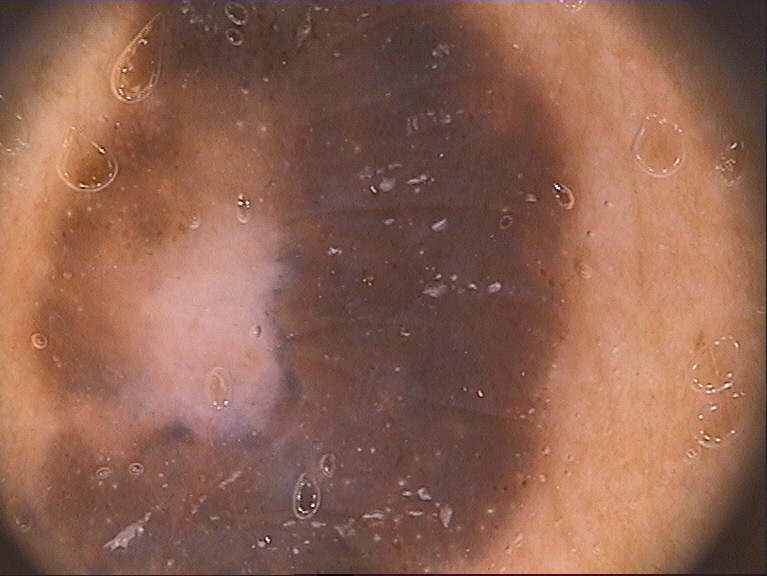
#> input picture Images/Dataset/train/Melanoma/IMD058.bmp, 767 x 576 px, found by its file name; its folder holds only this picture in this run
$ python LaBDataAumentation.py
#> lines starting #> are read from the running program, lines starting #| are printed output that depends on the picture
import numpy as np
import matplotlib.pyplot as plt
from sklearn.cluster import KMeans
from PIL import Image, ImageEnhance
import os, random, cv2
import matplotlib.pyplot as plt


#imagen = Image.open('./Data/train/images/IMD002.png')

# Ajustar el contraste (cambiar el factor según sea necesario)
factor_contraste = 1.5
#Contraste con PILL
def contrasteImg(img, contrasteFact):
    ajustador_contraste = ImageEnhance.Contrast(img)
    imagen_contrastada = ajustador_contraste.enhance(contrasteFact)
    return imagen_contrastada

def ruido(imagenMain, porcentaje):

    numPixeles=imagenMain.size[0]*imagenMain.size[1]
    img_res = imagenMain
    pixels=(numPixeles*porcentaje)//800
    if imagenMain.mode=='RGB':
        dato_minimo=(0, 0, 0)
        dato_maximo=(255, 255, 255)

    elif imagenMain.mode=='L':
        dato_minimo=0
        dato_maximo=255

    #pixeles blancos
    for x in range(pixels):

        coordenada_x=random.randrange(2, img_res.width-2)
        coordenada_y=random.randrange(2, img_res.height-2)

        img_res.putpixel((coordenada_x, coordenada_y), dato_maximo)
        img_res.putpixel((coordenada_x+1, coordenada_y), dato_maximo)
        img_res.putpixel((coordenada_x, coordenada_y+1), dato_maximo)
        img_res.putpixel((coordenada_x+1, coordenada_y+1), dato_maximo)

    #pixeles negros
    for x in range(pixels):

        coordenada_x=random.randrange(2, img_res.width-2)
        coordenada_y=random.randrange(2, img_res.height-2)

        img_res.putpixel((coordenada_x, coordenada_y), dato_minimo)
        img_res.putpixel((coordenada_x+1, coordenada_y), dato_minimo)
        img_res.putpixel((coordenada_x, coordenada_y+1), dato_minimo)
        img_res.putpixel((coordenada_x+1, coordenada_y+1), dato_minimo)
    return img_res

def dataAumentation(imagen,path,file):
    global contImag, carpeta

    aux = imagen.copy()
    plusAumentation = 1.0
    for i in range(4):
        contImag+=1
        plusAumentation+=0.5
        img2 = contrasteImg(imagen,plusAumentation)
        img2.save(path+carpeta+file[:len(file)-4]+"_"+str(contImag)+file[6:])
    for i in range(4):
        contImag+=1
        img2=ruido(imagen,i+1)
        img2.save(path+carpeta+file[:len(file)-4]+"_"+str(contImag)+file[6:])

    cv_image = np.array(aux)
    cv_image = cv_image[:,:,::-1].copy()
    #cv2.imshow("Blur",cv_image)
    for i in range(9):
        cv_image=cv2.blur(cv_image,(3,3))
        if i%2==1:
            contImag+=1
            #cv2.imshow(f"Iteracion: {i+1}",cv_image)
            cv2.imwrite(path+carpeta+file[:len(file)-4]+"_"+str(contImag)+file[6:],cv_image)

images=[]
pathIn = "C:/Users/Brandon Bravo/Desktop/RedNeuronalMelanoma/YoloClass/DataV2/Classify/train/Melanoma/"
pathOut = "C:/Users/Brandon Bravo/Desktop/RedNeuronalMelanoma/Autoencoders/PH2CNN/Melanoma/"
pathAux = "C:/Users/Brandon Bravo/Desktop/RedNeuronalMelanoma/Autoencoders/PH2CNN/"
carpeta="Melanoma/"
tam=len(os.listdir(pathIn))
contImage = 0
for img in os.listdir(pathIn): #Ruta del proyecto: ./Images/Dataset/train/Melanoma/
    contImage+=1
    print(str(int(contImage*(100/tam)))+"%")
    if img.endswith('.bmp'):

        contImag=0
        imagen = Image.open(pathIn+img)
#> imagen is the input picture: PIL image 767x576 RGB; mean R, G, B 142.8, 99.2, 81.5
        cv_file = cv2.imread(pathIn+img)
        inv1 = cv2.flip(cv_file,0)
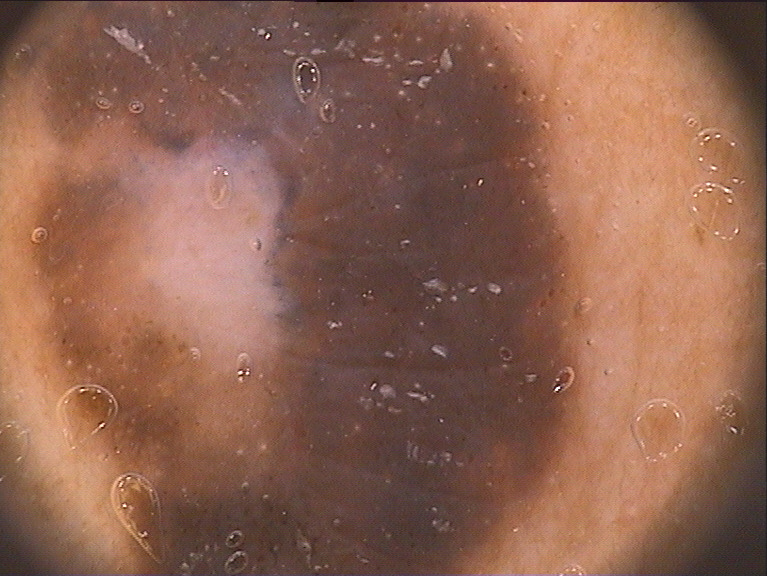
#> inv1: shape (576, 767, 3); mean B, G, R 81.5, 99.2, 142.8
        inv1 = cv2.cvtColor(inv1,cv2.COLOR_BGR2RGB)
        inv2 = cv2.flip(cv_file,1)
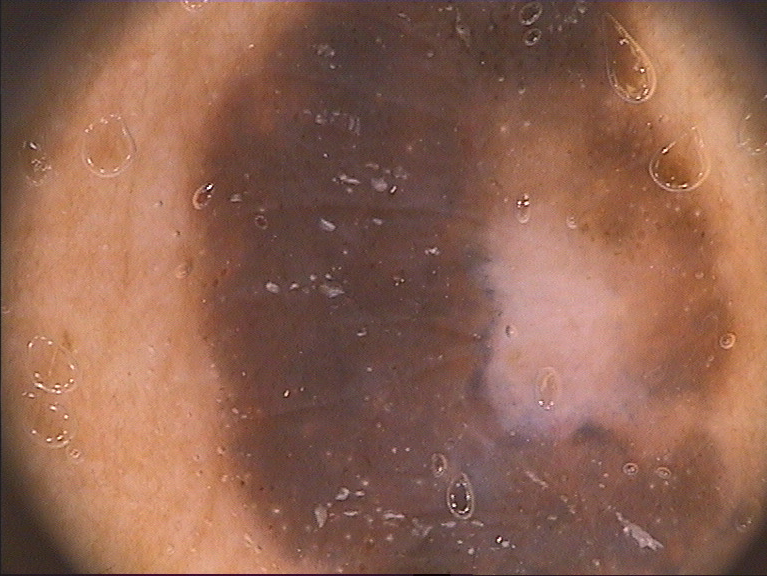
#> inv2: shape (576, 767, 3); mean B, G, R 81.5, 99.2, 142.8
        inv2 = cv2.cvtColor(inv2,cv2.COLOR_BGR2RGB)
        inv3 = cv2.flip(cv_file,-1)
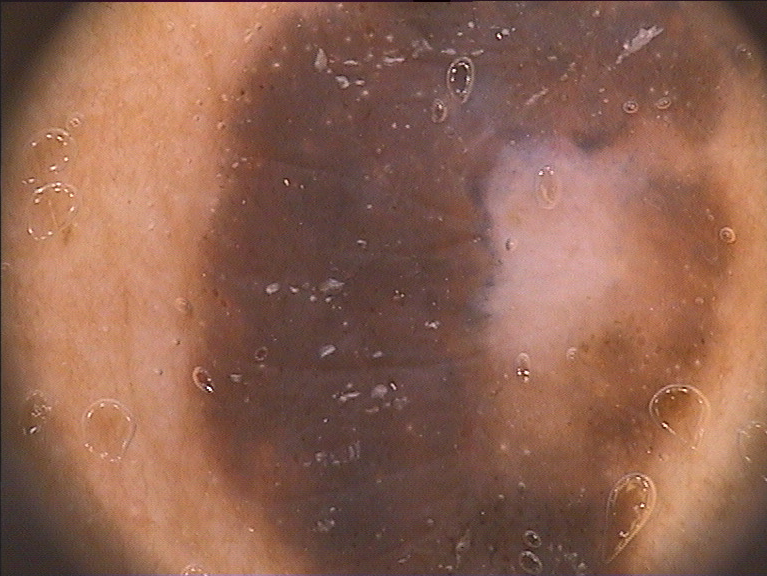
#> inv3: shape (576, 767, 3); mean B, G, R 81.5, 99.2, 142.8
        inv3 = cv2.cvtColor(inv3,cv2.COLOR_BGR2RGB)
        inv1 = Image.fromarray(inv1)
        inv2 = Image.fromarray(inv2)
        inv3 = Image.fromarray(inv3)
        images.append(imagen)
        images.append(imagen.transpose(Image.ROTATE_270))
        images.append(imagen.transpose(Image.ROTATE_90))
        images.append(inv1)
        images.append(inv2)
        images.append(inv3)
        #imagen.save("C:/Users/brandon.bravo-ext/OneDrive - Eutelsat SA/Desktop/ESCOM/NewAumentation/"+img) #Ruta de guardado en el proyecto: ./Images/Dataset/train/MelanomaAumentation/

        for i in images:
            i.save(pathOut+img[:len(img)-4]+"_"+str(contImag)+img[6:])
            dataAumentation(i,pathAux,img)
            contImag+=1
#> this loop made 6 passes
#> contImag on passes 1 to 6: 13, 26, 39, 52, 65, 78
#> pass 1, in contrasteImg, `imagen_contrastada = ajustador_contraste.enhance(contrasteFact)`:
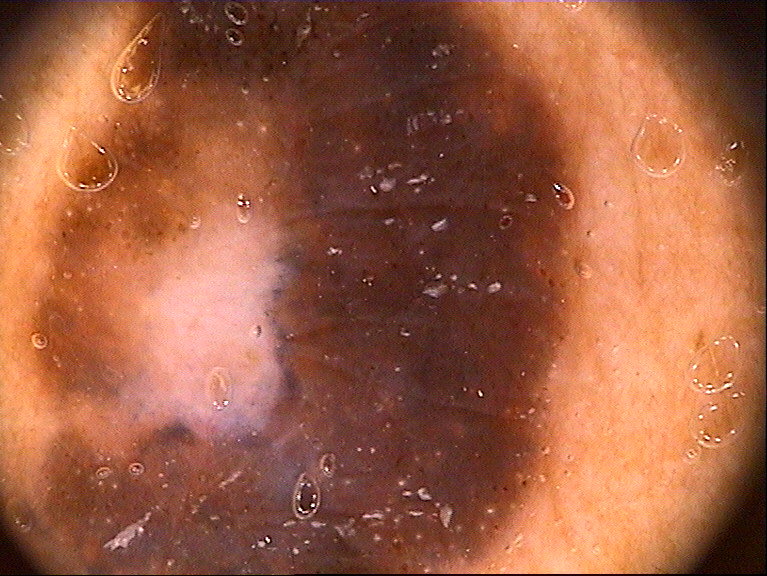
#> imagen_contrastada: PIL image 767x576 RGB; mean R, G, B 158.2, 93.6, 67.1
#> pass 1, in contrasteImg (call 2), `imagen_contrastada = ajustador_contraste.enhance(contrasteFact)`:
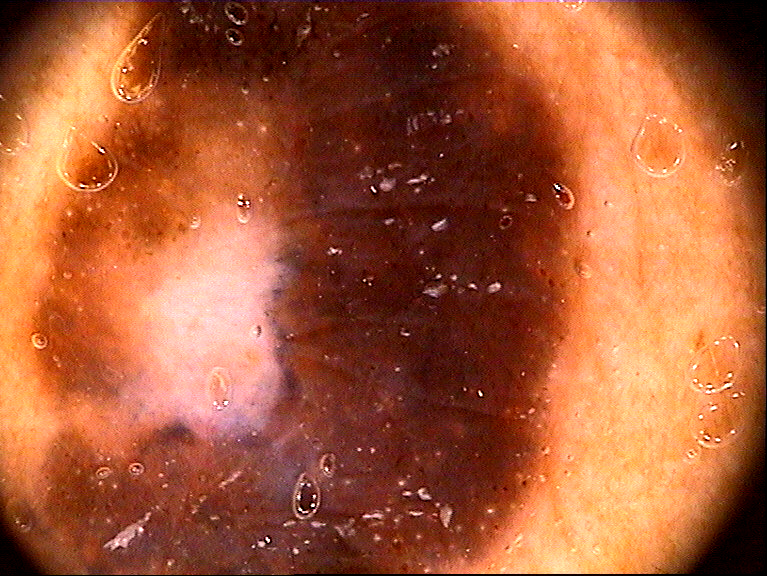
#> imagen_contrastada: PIL image 767x576 RGB; mean R, G, B 165.8, 88.9, 54.6
#> pass 1, in contrasteImg (call 3), `imagen_contrastada = ajustador_contraste.enhance(contrasteFact)`:
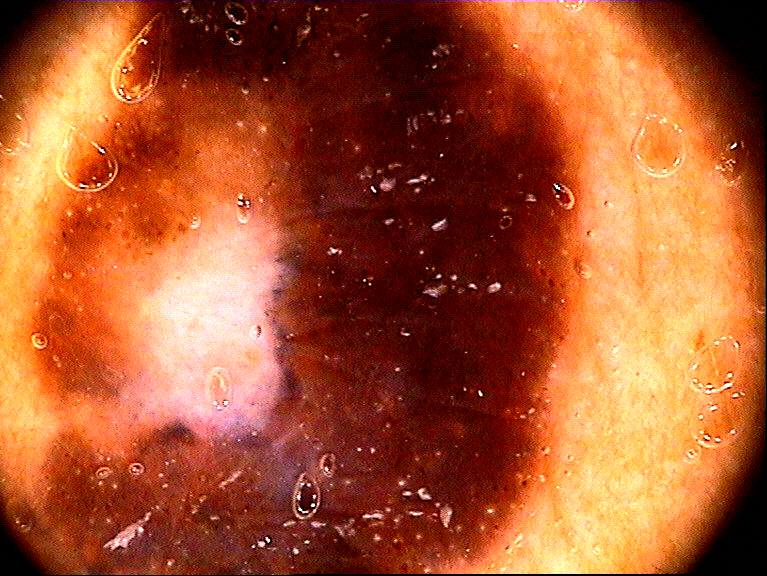
#> imagen_contrastada: PIL image 767x576 RGB; mean R, G, B 168.7, 85.5, 46.9
#> pass 1, in contrasteImg (call 4), `imagen_contrastada = ajustador_contraste.enhance(contrasteFact)`:
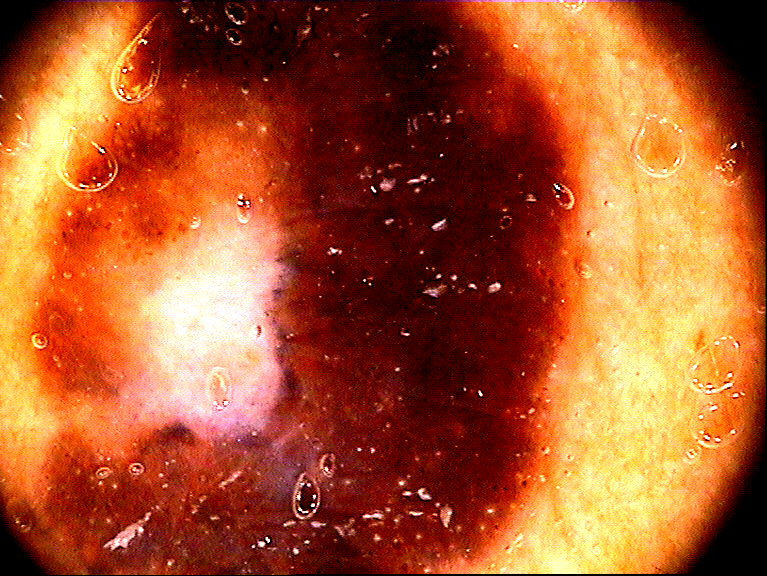
#> imagen_contrastada: PIL image 767x576 RGB; mean R, G, B 170.5, 85.3, 43.5
#> after the loop, contImag = 78
        images = []

$ run again, on Images/Dataset/train/Melanoma/IMD090.bmp
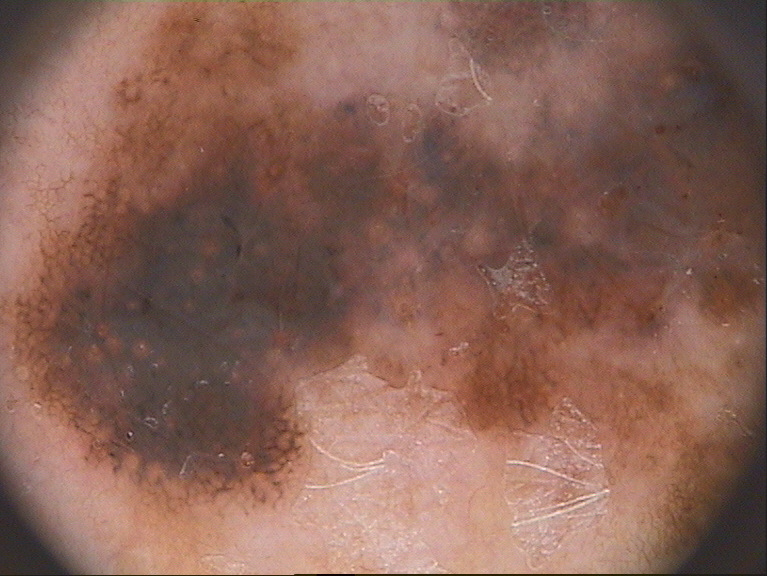
#> input picture Images/Dataset/train/Melanoma/IMD090.bmp, 767 x 576 px, found by its file name
#> imagen is the input picture: PIL image 767x576 RGB; mean R, G, B 136.7, 98.5, 86.6
#> `inv3 = cv2.flip(cv_file,-1)`:
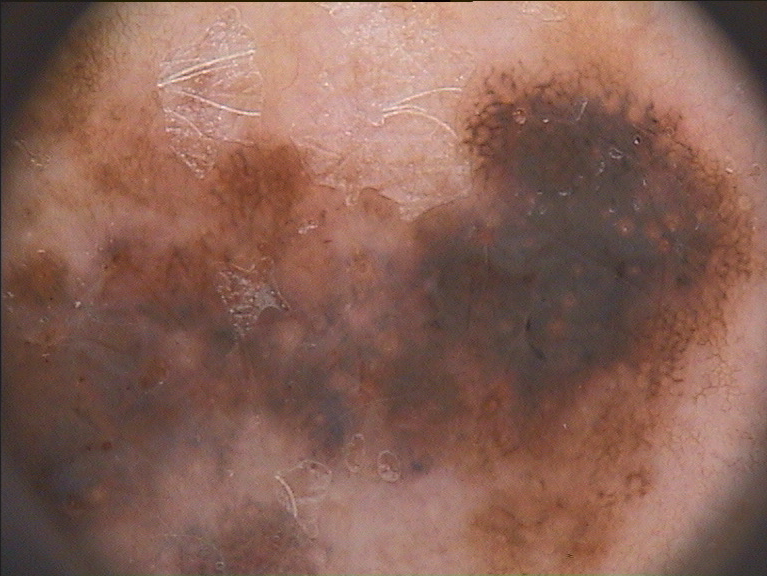
#> inv3: shape (576, 767, 3); mean B, G, R 86.6, 98.5, 136.7
#> the loop `for i in images:` made 6 passes
#> contImag on passes 1 to 6: 13, 26, 39, 52, 65, 78
#> pass 1, in contrasteImg (call 4), `imagen_contrastada = ajustador_contraste.enhance(contrasteFact)`:
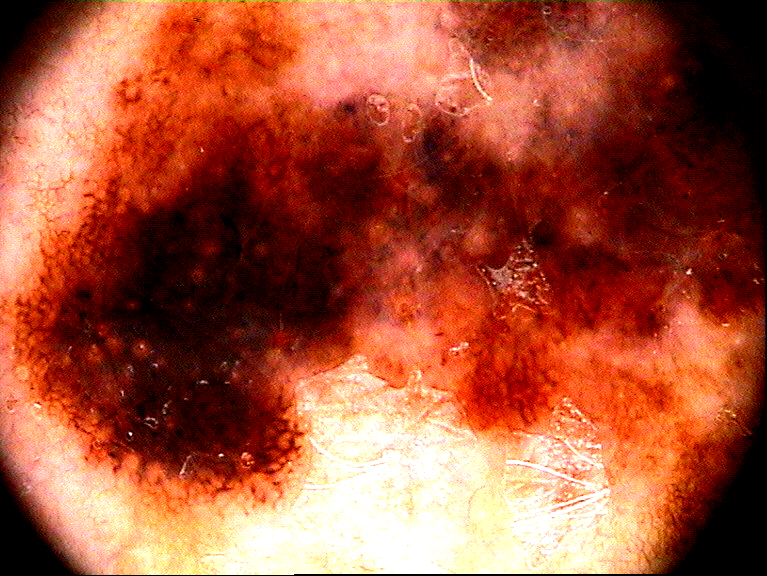
#> imagen_contrastada: PIL image 767x576 RGB; mean R, G, B 166.6, 82.9, 57.7
#> after the loop `for i in images:`: contImag = 78

$ run again, on Images/Dataset/train/Melanoma/IMD168.bmp
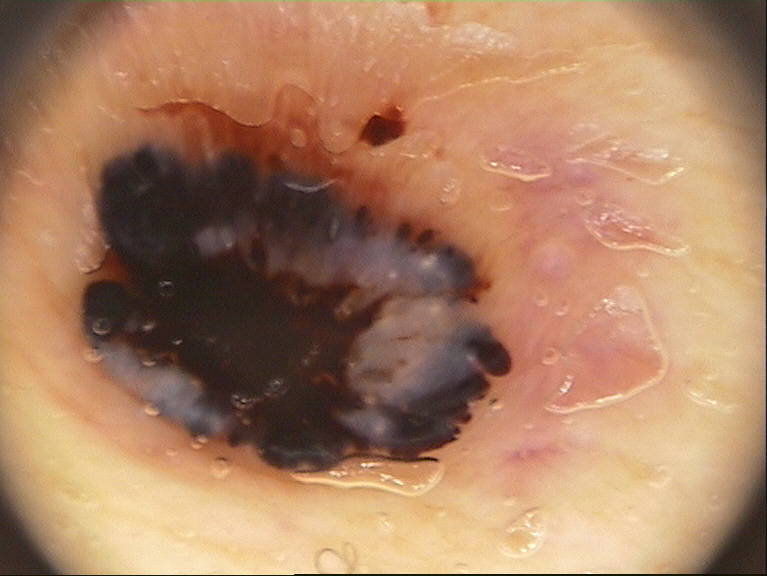
#> input picture Images/Dataset/train/Melanoma/IMD168.bmp, 767 x 576 px, found by its file name
#> imagen is the input picture: PIL image 767x576 RGB; mean R, G, B 171.1, 128.7, 99.2
#> `inv3 = cv2.flip(cv_file,-1)`:
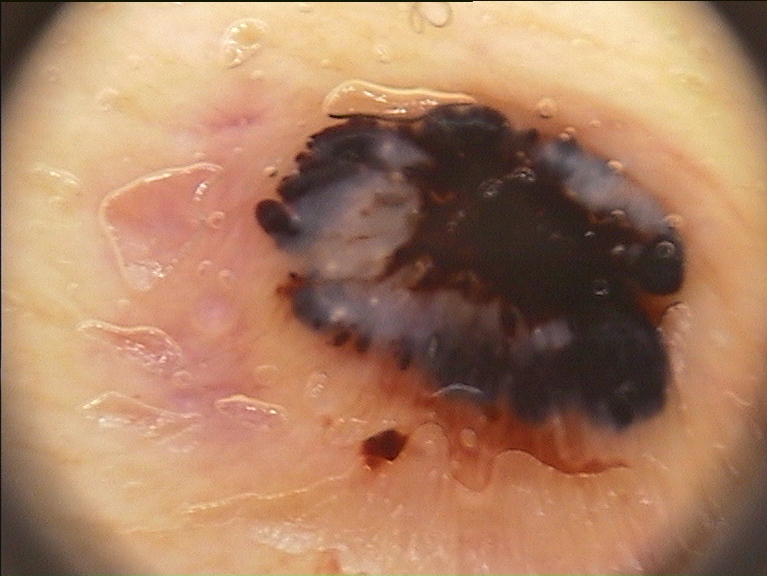
#> inv3: shape (576, 767, 3); mean B, G, R 99.2, 128.7, 171.1
#> the loop `for i in images:` made 6 passes
#> contImag on passes 1 to 6: 13, 26, 39, 52, 65, 78
#> pass 1, in contrasteImg (call 3), `imagen_contrastada = ajustador_contraste.enhance(contrasteFact)`:
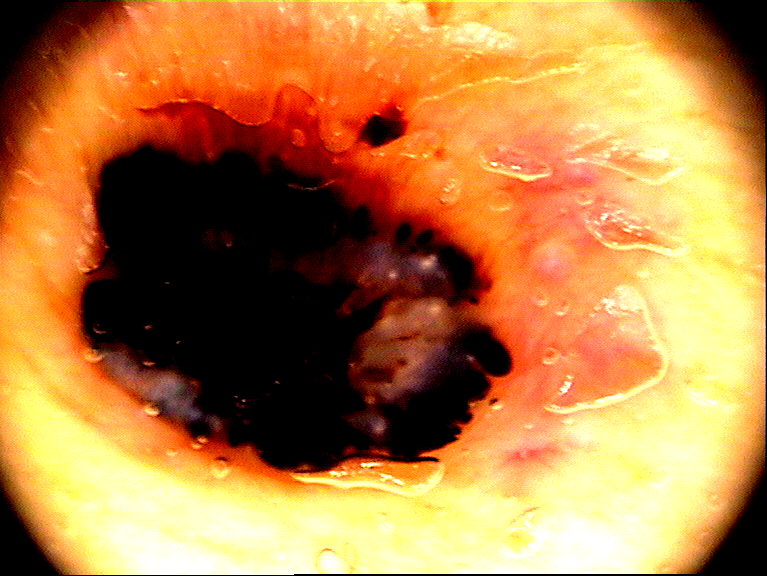
#> imagen_contrastada: PIL image 767x576 RGB; mean R, G, B 184.3, 128.8, 69.7
#> after the loop `for i in images:`: contImag = 78

$ run again, on Images/Dataset/train/Melanoma/IMD211.bmp
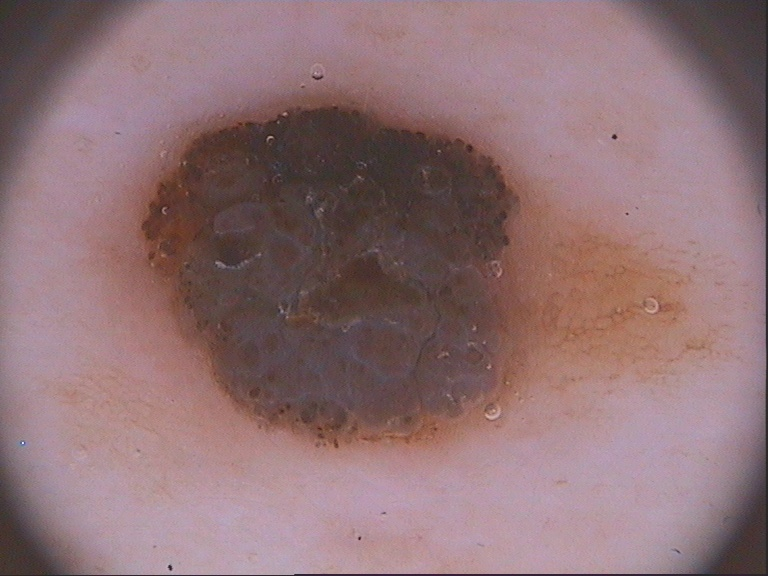
#> input picture Images/Dataset/train/Melanoma/IMD211.bmp, 768 x 576 px, found by its file name
#> imagen is the input picture: PIL image 768x576 RGB; mean R, G, B 143.5, 113.7, 117
#> the loop `for i in images:` made 6 passes
#> contImag on passes 1 to 6: 13, 26, 39, 52, 65, 78
#> pass 1, in contrasteImg (call 4), `imagen_contrastada = ajustador_contraste.enhance(contrasteFact)`:
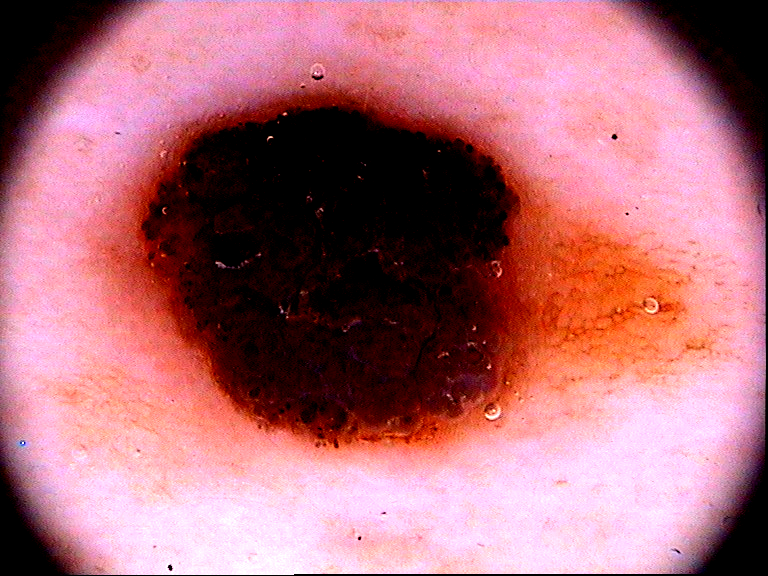
#> imagen_contrastada: PIL image 768x576 RGB; mean R, G, B 176.1, 109.8, 120.5
#> after the loop `for i in images:`: contImag = 78
